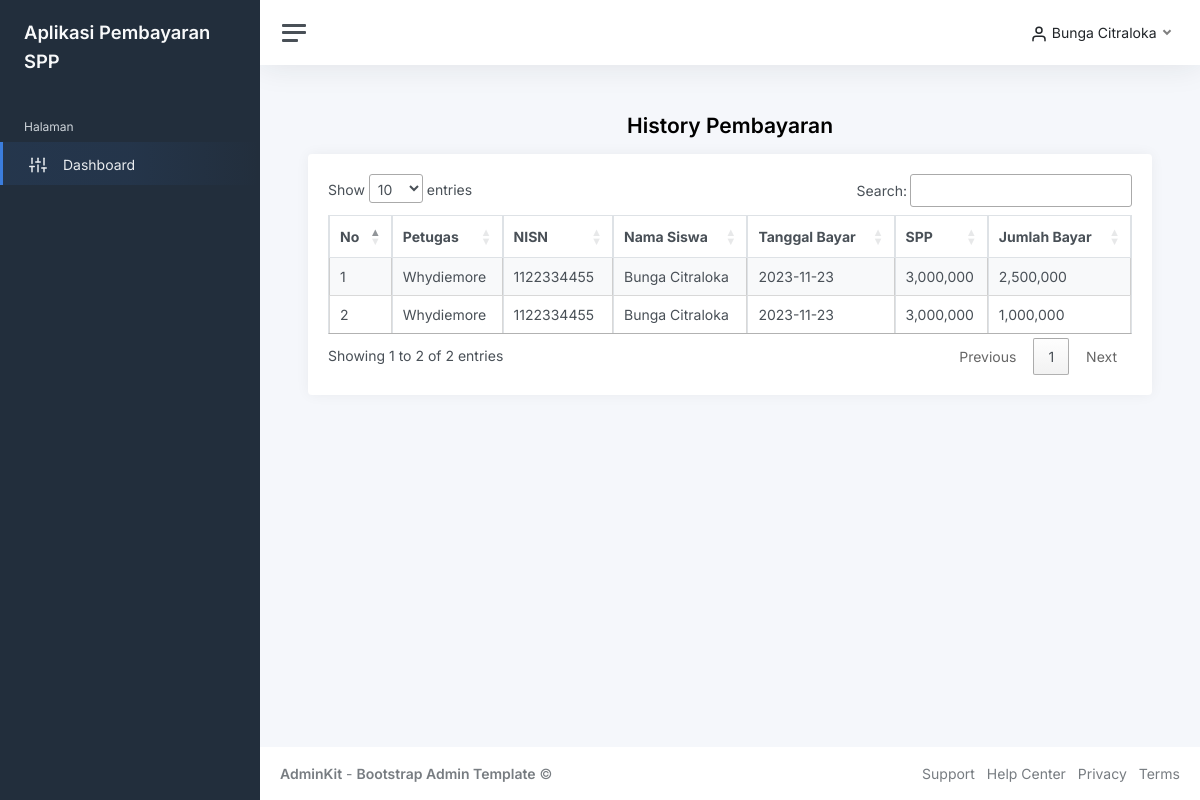
/index.php (signed in), run on the app's committed database.
### tables this page shows
CREATE TABLE `pembayaran` (
  `id_pembayaran` int(11) NOT NULL,
  `id_petugas` int(11) NOT NULL,
  `nisn` char(10) NOT NULL,
  `tgl_bayar` date NOT NULL,
  `id_spp` int(11) NOT NULL,
  `jumlah_bayar` int(11) NOT NULL
);

CREATE TABLE `petugas` (
  `id_petugas` int(11) NOT NULL,
  `username` varchar(25) NOT NULL,
  `password` varchar(32) NOT NULL,
  `nama_petugas` varchar(35) NOT NULL,
  `level` enum('admin','petugas') NOT NULL
);

CREATE TABLE `siswa` (
  `nisn` char(10) NOT NULL,
  `nis` char(8) NOT NULL,
  `nama` varchar(35) NOT NULL,
  `id_kelas` int(11) NOT NULL,
  `alamat` text NOT NULL,
  `no_telp` varchar(13) NOT NULL,
  `password` varchar(32) NOT NULL
);

CREATE TABLE `spp` (
  `id_spp` int(11) NOT NULL,
  `tahun` int(11) NOT NULL,
  `nominal` int(11) NOT NULL
);

### dashboard.php (the view, shortened to what this page needs)
<?php
if ($level == 'admin' || $level == 'petugas') {
?>
<h1 class="h3 mb-3" align="center"><strong>Dashboard</strong></h1>
					<div class="row">
						<div class="col-12">
							<div class="w-100">
								<div class="row">
									<div class="col-sm-3">
										<div class="card">
											<div class="card-body">
												<div class="row">
													<div class="col mt-0">
														<h5 class="card-title">Jumlah Petugas</h5>
													</div>
													<div class="col-auto">
														<div class="stat text-primary">
															<i class="align-middle" data-feather="users"></i>
														</div>
													</div>
												</div>
												<h1 class="mt-1 mb-3">
                                                    <?php
                                                    $query = mysqli_query($koneksi, "SELECT COUNT(*) AS total FROM petugas");
                                                    $data = mysqli_fetch_assoc($query);
                                                    echo $data['total'];
                                                    ?>
                                                </h1>
											</div>
										</div>
									</div>
									<div class="col-sm-3">
										<div class="card">
											<div class="card-body">
												<div class="row">
													<div class="col mt-0">
														<h5 class="card-title">Jumlah Kelas</h5>
													</div>
													<div class="col-auto">
														<div class="stat text-primary">
															<i class="align-middle" data-feather="home"></i>
														</div>
													</div>
												</div>
												<h1 class="mt-1 mb-3">
                                                    <?php
                                                        $query = mysqli_query($koneksi, "SELECT COUNT(*) AS total FROM kelas");
                                                        $data = mysqli_fetch_assoc($query);
                                                        echo $data['total'];
                                                    ?>
                                                </h1>
											</div>
										</div>
									</div>
									<div class="col-sm-3">
										<div class="card">
											<div class="card-body">
												<div class="row">
													<div class="col mt-0">
														<h5 class="card-title">Jumlah Siswa</h5>
													</div>
													<div class="col-auto">
														<div class="stat text-primary">
															<i class="align-middle" data-feather="user"></i>
														</div>
													</div>
												</div>
												<h1 class="mt-1 mb-3">
                                                    <?php
                                                        $query = mysqli_query($koneksi, "SELECT COUNT(*) AS total FROM siswa");
                                                        $data = mysqli_fetch_assoc($query);
                                                        echo $data['total'];
                                                    ?>
                                                </h1>
											</div>
										</div>
									</div>
									<div class="col-sm-3">
										<div class="card">
											<div class="card-body">
												<div class="row">
													<div class="col mt-0">
														<h5 class="card-title">SPP Tahun Ini</h5>
													</div>
													<div class="col-auto">
														<div class="stat text-primary">
															<i class="align-middle" data-feather="book"></i>
														</div>
													</div>
												</div>
												<h1 class="mt-1 mb-3">
													RP.
                                                    <?php
														$tahun= date("Y");
                                                        $query = mysqli_query($koneksi, "SELECT * FROM spp WHERE tahun='$tahun'");
                                                        $data = mysqli_fetch_assoc($query);
                                                        echo number_format($data['nominal'], 2, ',', '.');
                                                    ?>
                                                </h1>
											</div>
										</div>
									</div>
								</div>
							</div>
						</div>
					</div>
<?php
}else{
?>
<h1 class="h3 mb-3" align="center"><strong>History Pembayaran</strong></h1>
<div class="row">
	<div class="col-12">
		<div class="card flex-fill">
			<div class="card-body">
				<table class="table table-bordered table-striped table-hover cell-border" id="history">
					<thead align="center">
						<tr>
							<th>No</th>
							<th>Petugas</th>
							<th>NISN</th>
							<th>Nama Siswa</th>
							<th>Tanggal Bayar</th>
							<th>SPP</th>
							<th>Jumlah Bayar</th>
						</tr>
					</thead>
					<tbody>
					<?php
						$no = 1;
						$id_nisn = $_SESSION['user']['nisn'];
						$query = mysqli_query($koneksi, "SELECT*FROM pembayaran left join petugas on petugas.id_petugas = pembayaran.id_petugas left join siswa on siswa.nisn = pembayaran.nisn left join spp on spp.id_spp = pembayaran.id_spp WHERE pembayaran.nisn='$id_nisn'");
						while ($data = mysqli_fetch_array($query)) {
					?>
						<tr>
							<td><?php echo $no; ?></td>
							<td><?php echo $data['nama_petugas']; ?></td>
							<td><?php echo $data['nisn']; ?></td>
							<td><?php echo $data['nama']; ?></td>
							<td><?php echo $data['tgl_bayar']; ?></td>
							<td><?php echo number_format($data['nominal']); ?></td>
							<td><?php echo number_format($data['jumlah_bayar']); ?></td>
						</tr>
						<?php
						$no++;
						}
					?>
					</tbody>
				</table>
			</div>
		</div>
	</div>
</div>
<?php
}
?>

### data on the page
pembayaran: id_petugas.nama_petugas "Whydiemore", nisn.nisn "1122334455", nisn.nama "Bunga Citraloka", tgl_bayar "2023-11-23", id_spp.nominal "3,000,000", jumlah_bayar "2,500,000"
pembayaran: id_petugas.nama_petugas "Whydiemore", nisn.nisn "1122334455", nisn.nama "Bunga Citraloka", tgl_bayar "2023-11-23", id_spp.nominal "3,000,000", jumlah_bayar "1,000,000"

### other printed values
$_SESSION['user']['nama'] "Bunga Citraloka"
